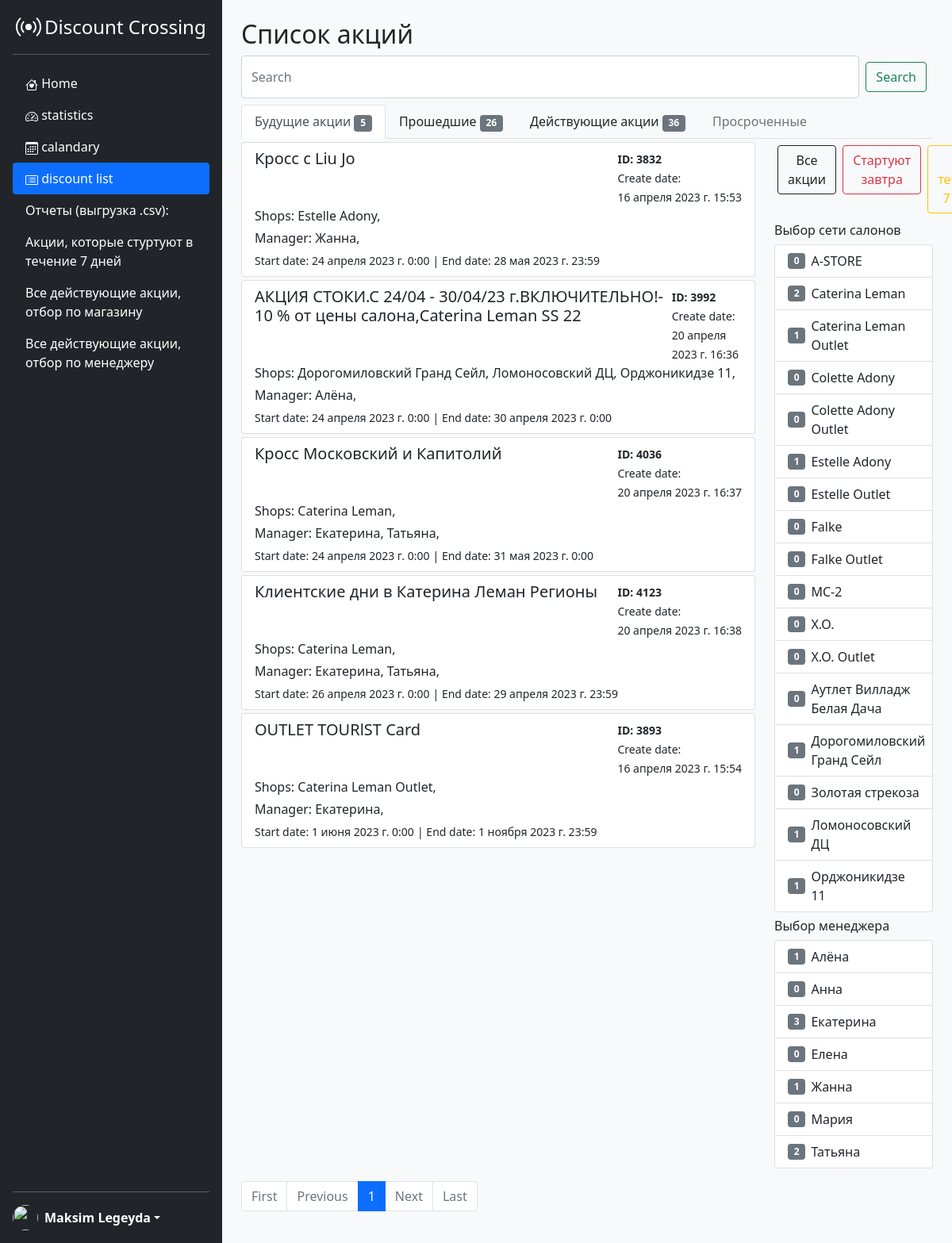
Screenshot of /discountList with the database file from the repository.
### discount/models.py (models this page shows, shortened)
class DiscountData(models.Model):
    STATUS = [
        ('N', 'Новая'),
        ('W', 'В работе'),
        ('T', 'Тестирование'),
        ('D', 'Релиз'),
    ]
    title = models.CharField(max_length=250, null=True, verbose_name='Название скидки')
    id_DO = models.IntegerField(blank=True, default=None, verbose_name='ID акции в ДО')
    startDate = models.DateTimeField(blank=True, default=None, verbose_name='Дата начала акции')
    endDate = models.DateTimeField(blank=True, default=None, verbose_name='Дата окончания окончания')
    description = models.TextField(max_length=1500, default='', blank=True, verbose_name='Описание')
    type = models.ManyToManyField(DiscountType)
    manager = models.ManyToManyField(ShopManagers)
    shops = models.ManyToManyField(Shop, verbose_name='магазины', related_name='shop')
    status = models.CharField(max_length=1, choices=STATUS, default='N')
    createDate = models.DateTimeField(null=True, auto_now_add=True, editable=False)
    idDoneDate = models.DateField(default='2000-01-01')
    slug = models.SlugField(blank=True, db_index=True, verbose_name='slug')
    bugCounter = models.IntegerField(default=0, verbose_name='Количество текущих акций')
    isDone = models.BooleanField(default=False, verbose_name='Подготовлена')
    class Meta:
        verbose_name = 'Акция'
        verbose_name_plural = 'Акции'

### shops/models.py (models this page shows)
class Shop(models.Model):
    title = models.CharField(max_length=250, null=True, verbose_name='Наименование магазина')
    manager = models.ManyToManyField(ShopManagers)
    countFutureDiscount = models.IntegerField(default=0, verbose_name='Количество будущих акций')
    countPastDiscount = models.IntegerField(default=0, verbose_name='Количество прошедших акций')
    CountCurrentDiscount = models.IntegerField(default=0, verbose_name='Количество текущих акций')
    def __str__(self):
        return self.title
    class Meta:
        verbose_name = 'Магазин'
        verbose_name_plural = 'Магазины'

class ShopManagers(models.Model):
    name = models.CharField(max_length=250, null=True, verbose_name='Руководить сети (акции)')
    phone = models.CharField(max_length=25, blank=True, default='+7', verbose_name='Телефон')
    countFutureDiscount = models.IntegerField(default=0, verbose_name='Количество будущих акций')
    countPastDiscount = models.IntegerField(default=0, verbose_name='Количество прошедших акций')
    CountCurrentDiscount = models.IntegerField(default=0, verbose_name='Количество текущих акций')
    def __str__(self):
        return self.name
    class Meta:
        verbose_name = 'Менеджер'
        verbose_name_plural = 'Менеджеры'

### discount/views.py (the view)
# urls.py: path('discountList', views.discountList, name='discountList'),
def discountList(request, shop_id=None):
    now = datetime.now()
    shopsList = Shop.objects.all().order_by('title')
    managers = ShopManagers.objects.all().order_by('name')
    discountCurrent = DiscountData.objects.filter(startDate__lte=now).filter(endDate__gte=now).order_by('-startDate')
    discountsOld = DiscountData.objects.filter(startDate__lte=now).filter(endDate__lte=now).order_by('-startDate')
    discountsFuture = DiscountData.objects.filter(startDate__gte=now).order_by('startDate')
    discountCounter = discountsFuture.count()
    discountCounterOld = discountsOld.count()
    discountCounterCurrent = discountCurrent.count()
    if request.path == '/discountList':
        discounts = discountsFuture
    elif request.path == '/OldDiscountList':
        discounts = discountsOld
    elif request.path == '/CurrentDiscountList':
        discounts = discountCurrent
    paginator = Paginator(discounts, 7)
    page_number = request.GET.get('page')
    page_obj = paginator.get_page(page_number)
    context = {
        'discounts' : discounts,
        'counter' : discountCounter,
        'counterOLd' : discountCounterOld,
        'counterCurrent' : discountCounterCurrent,
        'shopListItem' : shopsList,
        'page_obj' : page_obj,
        'managers' : managers,
    }
    return render(request, template_name='discount_list.html', context=context)

### templates/discount_list.html (shortened to what this page needs)
{% extends 'base.html' %}
{% block content %}
<div class="p-4 bg-light" style="width: 100%;">
<h2 class="">Список акций</h2>
    <form class="form-inline my-2 my-lg-0 d-flex" action="{% url 'search_results' %}" method="get">
      <input name="q" class="form-control mr-sm-2" type="search" placeholder="Search" aria-label="Search">
      <button class="btn btn-outline-success m-2" type="submit">Search</button>
    </form>
  <ul class="nav nav-tabs mt-2">
    <li class="nav-item">
      {% url 'discountList' as url_discountList %}
      <a class="nav-link link-dark {% if url_discountList in request.path %}active{% endif %}"
      href="/discountList">Будущие акции <span class="badge bg-secondary">{{ counter }}</span></a>
    </li>
    <li class="nav-item">
      {% url 'OldDiscountList' as url_OldDiscountList %}
      <a class="nav-link link-dark {% if url_OldDiscountList in request.path %}active{% endif %}"
      href="/OldDiscountList">Прошедшие <span class="badge bg-secondary">{{ counterOLd }}</span></a>
    </li>
    <li class="nav-item">
      {% url 'CurrentDiscountList' as url_CurrentDiscountList %}
      <a class="nav-link link-dark {% if url_CurrentDiscountList in request.path %}active{% endif %}"
      href="/CurrentDiscountList">Действующие акции <span class="badge bg-secondary">{{ counterCurrent }}</span></a>
    </li>
    <li class="nav-item">
      <a class="nav-link disabled link-dark" href="#">Просроченные</a>
    </li>
  </ul>
<div class="content" style="min-height: 79vh;">
<div class="row">
<div class="col">
  {% for discount in page_obj %}
  <div class="list-group mt-1">
      <a href="/discountList/{{ discount.slug }}" class="list-group-item list-group-item-action" aria-current="true">
        <div class="d-flex w-100 justify-content-between">
          <h5 class="mb-1">{{ discount.title }}</h5>
          <div>
            <small style="font-weight: bold;">ID: {{ discount.id_DO }} <br></small>
            <small>Create date:<br> {{ discount.createDate }}</small>
          </div>
        </div>
        <p class="mb-1">Shops: {% for shop in discount.shops.all %}{{ shop }},  {% endfor %}</p>
        <p class="mb-1">Manager: {% for manager in discount.manager.all %}{{ manager }},  {% endfor %}</p>
        <small>Start date: {{ discount.startDate }}</small>
        <small>| End date: {{ discount.endDate }}</small>
      </a>
  </div>
  {% endfor %}
</div>
<div class="col-3 mt-1 pr-5">
  <div class="d-flex">
    <form class="m-1" action="{% url 'discountList' %}" method="get">
      <button type="submit" class="btn btn-outline-dark">Все акции</button>
    </form>
    <form class="m-1" action="{% url 'startTomorrow' %}" method="get">
      <button type="submit" class="btn btn-outline-danger">Стартуют завтра</button>
    </form>
    <form class="m-1" action="{% url 'startWithinAWeek' %}" method="get">
      <button type="submit" class="btn btn-outline-warning">В течение 7 дней</button>
    </form>
  </div>
  <h6 class="mt-2">Выбор сети салонов</h6>
  <ul class="list-group">
    {% for shop in shopListItem %}
      <li class="list-group-item d-flex align-items-center">
          {% if url_discountList in request.path %}<span class="badge bg-secondary">{{ shop.countFutureDiscount }}</span>{% endif %}
        <a class="link-dark" style="text-decoration: none; margin-left: 7px;" href="shop/filter/discountList/{{ shop.id }}">{{ shop.title }}</a>
      </li>
    {% endfor %}
  </ul>
  <h6 class="mt-2">Выбор менеджера</h6>
  <ul class="list-group">
    {% for manager in managers %}
      <li class="list-group-item d-flex align-items-center">
          {% if url_discountList in request.path %}<span class="badge bg-secondary">{{ manager.countFutureDiscount }}</span>{% endif %}
        <a class="link-dark" style="text-decoration: none; margin-left: 7px;" href="manager/filter/discountList/{{ manager.id }}">{{ manager.name }}</a>
      </li>
    {% endfor %}
  </ul>
</div>
</div>
</div>
<nav aria-label="..." class="mt-3" style="bottom: 0;">
  <ul class="pagination">
    <li class="page-item {% if not page_obj.has_previous %}disabled{% endif %}">
      {% if page_obj.has_previous %}
      <a class="page-link" href="?page=1">First</a>
      {% else %}
      <span class="page-link">First</span>
      {% endif %}
    </li>
    <li class="page-item {% if not page_obj.has_previous %}disabled{% endif %}">
      {% if page_obj.has_previous %}
      <a class="page-link" href="?page={{ page_obj.previous_page_number }}">Previous</a>
      {% else %}
      <span class="page-link">Previous</span>
      {% endif %}
    </li>
    {% for i in page_obj.paginator.page_range %}
    {% if page_obj.number == i %}
    <li class="page-item active" aria-current="page">
      <span class="page-link">{{ i }}</span>
    </li>
    {% elif i > page_obj.number|add:'-3' and i < page_obj.number|add:'3' %}
    <li class="page-item"><a class="page-link" href="?page={{ i }}">{{ i }}</a></li>
    {% endif %}
    {% endfor %}
    <li class="page-item {% if not page_obj.has_next %}disabled{% endif %}">
      {% if page_obj.has_next %}
      <a class="page-link" href="?page={{ page_obj.next_page_number }}">Next</a>
      {% else %}
      <span class="page-link">Next</span>
      {% endif %}
    </li>
    <li class="page-item {% if not page_obj.has_next %}disabled{% endif %}">
      {% if page_obj.has_next %}
      <a class="page-link" href="?page={{ page_obj.paginator.num_pages }}">Last</a>
      {% else %}
      <span class="page-link">Last</span>
      {% endif %}
    </li>
  </ul>
</nav>
</div>
{% endblock %}

### static/css/sidebars.css (style rules this page uses)
body { min-height: 100vh; min-height: -webkit-fill-available; }
html { height: -webkit-fill-available; overflow-x: hidden; margin-right: calc(-1 * (100vw - 100%)); }

### rows the page displays
DiscountData: title "Кросс с Liu Jo", id_DO "3832", createDate "16 апреля 2023 г. 15:53", startDate "24 апреля 2023 г. 0:00", endDate "28 мая 2023 г. 23:59"
Shop: title "Estelle Adony", countFutureDiscount "1"
ShopManagers: name "Жанна", countFutureDiscount "1"
DiscountData: title "АКЦИЯ СТОКИ.С 24/04 - 30/04/23 г.ВКЛЮЧИТЕЛЬНО!- 10 % от цены салона,Caterina Leman SS 22", id_DO "3992", createDate "20 апреля 2023 г. 16:36", startDate "24 апреля 2023 г. 0:00", endDate "30 апреля 2023 г. 0:00"
Shop: title "Дорогомиловский Гранд Сейл", countFutureDiscount "1"
Shop: title "Ломоносовский ДЦ", countFutureDiscount "1"
Shop: title "Орджоникидзе 11", countFutureDiscount "1"
ShopManagers: name "Алёна", countFutureDiscount "1"
DiscountData: title "Кросс Московский и Капитолий", id_DO "4036", createDate "20 апреля 2023 г. 16:37", startDate "24 апреля 2023 г. 0:00", endDate "31 мая 2023 г. 0:00"
Shop: title "Caterina Leman", countFutureDiscount "2"
ShopManagers: name "Екатерина", countFutureDiscount "3"
ShopManagers: name "Татьяна", countFutureDiscount "2"
DiscountData: title "Клиентские дни в Катерина Леман Регионы", id_DO "4123", createDate "20 апреля 2023 г. 16:38", startDate "26 апреля 2023 г. 0:00", endDate "29 апреля 2023 г. 23:59"
DiscountData: title "OUTLET TOURlST Card", id_DO "3893", createDate "16 апреля 2023 г. 15:54", startDate "1 июня 2023 г. 0:00", endDate "1 ноября 2023 г. 23:59"
Shop: title "Caterina Leman Outlet", countFutureDiscount "1"
Shop: countFutureDiscount "0", title "A-STORE"
Shop: countFutureDiscount "0", title "Colette Adony"
Shop: countFutureDiscount "0", title "Colette Adony Outlet"
Shop: countFutureDiscount "0", title "Estelle Outlet"
Shop: countFutureDiscount "0", title "Falke"
Shop: countFutureDiscount "0", title "Falke Outlet"
Shop: countFutureDiscount "0", title "MC-2"
Shop: countFutureDiscount "0", title "X.O."
Shop: countFutureDiscount "0", title "X.O. Outlet"
Shop: countFutureDiscount "0", title "Аутлет Вилладж Белая Дача"
Shop: countFutureDiscount "0", title "Золотая стрекоза"
ShopManagers: countFutureDiscount "0", name "Анна"
ShopManagers: countFutureDiscount "0", name "Елена"
ShopManagers: countFutureDiscount "0", name "Мария"

### other values shown
{{ counter }} "5"
{{ counterOLd }} "26"
{{ counterCurrent }} "36"
{{ i }} "1"
